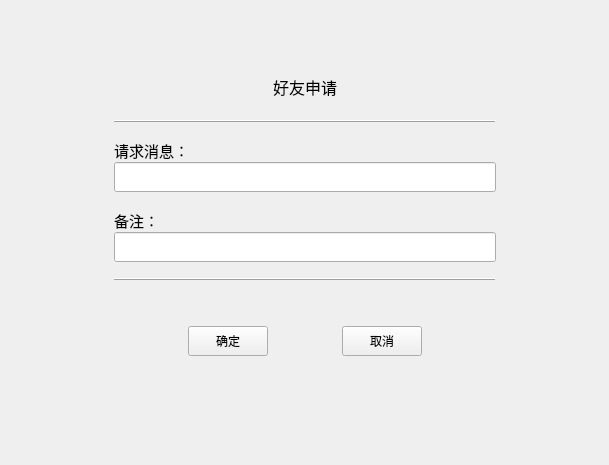
<?xml version="1.0" encoding="UTF-8"?>
<ui version="4.0">
 <class>applyFriendWId</class>
 <widget class="QWidget" name="applyFriendWId">
  <property name="geometry">
   <rect>
    <x>0</x>
    <y>0</y>
    <width>609</width>
    <height>465</height>
   </rect>
  </property>
  <property name="windowTitle">
   <string>Form</string>
  </property>
  <layout class="QHBoxLayout" name="horizontalLayout">
   <item>
    <spacer name="horizontalSpacer">
     <property name="orientation">
      <enum>Qt::Horizontal</enum>
     </property>
     <property name="sizeHint" stdset="0">
      <size>
       <width>87</width>
       <height>20</height>
      </size>
     </property>
    </spacer>
   </item>
   <item>
    <widget class="QWidget" name="widget" native="true">
     <property name="minimumSize">
      <size>
       <width>400</width>
       <height>0</height>
      </size>
     </property>
     <property name="maximumSize">
      <size>
       <width>400</width>
       <height>16777215</height>
      </size>
     </property>
     <property name="layoutDirection">
      <enum>Qt::LeftToRight</enum>
     </property>
     <layout class="QVBoxLayout" name="verticalLayout">
      <property name="leftMargin">
       <number>0</number>
      </property>
      <property name="topMargin">
       <number>0</number>
      </property>
      <property name="rightMargin">
       <number>0</number>
      </property>
      <property name="bottomMargin">
       <number>0</number>
      </property>
      <item>
       <spacer name="verticalSpacer">
        <property name="orientation">
         <enum>Qt::Vertical</enum>
        </property>
        <property name="sizeHint" stdset="0">
         <size>
          <width>20</width>
          <height>29</height>
         </size>
        </property>
       </spacer>
      </item>
      <item>
       <widget class="QWidget" name="widget_2" native="true">
        <property name="minimumSize">
         <size>
          <width>400</width>
          <height>360</height>
         </size>
        </property>
        <property name="maximumSize">
         <size>
          <width>400</width>
          <height>360</height>
         </size>
        </property>
        <property name="styleSheet">
         <string notr="true"/>
        </property>
        <layout class="QVBoxLayout" name="verticalLayout_4" stretch="5,1,5,5,1,8">
         <property name="spacing">
          <number>0</number>
         </property>
         <property name="topMargin">
          <number>0</number>
         </property>
         <property name="bottomMargin">
          <number>40</number>
         </property>
         <item>
          <layout class="QHBoxLayout" name="horizontalLayout_2">
           <item>
            <spacer name="horizontalSpacer_3">
             <property name="orientation">
              <enum>Qt::Horizontal</enum>
             </property>
             <property name="sizeHint" stdset="0">
              <size>
               <width>40</width>
               <height>20</height>
              </size>
             </property>
            </spacer>
           </item>
           <item>
            <widget class="QLabel" name="label_3">
             <property name="minimumSize">
              <size>
               <width>0</width>
               <height>35</height>
              </size>
             </property>
             <property name="maximumSize">
              <size>
               <width>16777215</width>
               <height>35</height>
              </size>
             </property>
             <property name="font">
              <font>
               <family>宋体</family>
               <pointsize>12</pointsize>
              </font>
             </property>
             <property name="text">
              <string>好友申请</string>
             </property>
            </widget>
           </item>
           <item>
            <spacer name="horizontalSpacer_4">
             <property name="orientation">
              <enum>Qt::Horizontal</enum>
             </property>
             <property name="sizeHint" stdset="0">
              <size>
               <width>40</width>
               <height>20</height>
              </size>
             </property>
            </spacer>
           </item>
          </layout>
         </item>
         <item>
          <widget class="QFrame" name="frame">
           <property name="minimumSize">
            <size>
             <width>0</width>
             <height>2</height>
            </size>
           </property>
           <property name="maximumSize">
            <size>
             <width>16777215</width>
             <height>2</height>
            </size>
           </property>
           <property name="frameShape">
            <enum>QFrame::HLine</enum>
           </property>
           <property name="frameShadow">
            <enum>QFrame::Raised</enum>
           </property>
          </widget>
         </item>
         <item>
          <layout class="QVBoxLayout" name="verticalLayout_2">
           <property name="spacing">
            <number>0</number>
           </property>
           <item>
            <widget class="QLabel" name="label">
             <property name="minimumSize">
              <size>
               <width>0</width>
               <height>24</height>
              </size>
             </property>
             <property name="maximumSize">
              <size>
               <width>16777215</width>
               <height>24</height>
              </size>
             </property>
             <property name="font">
              <font>
               <family>宋体</family>
               <pointsize>11</pointsize>
              </font>
             </property>
             <property name="text">
              <string>请求消息：</string>
             </property>
            </widget>
           </item>
           <item>
            <widget class="QLineEdit" name="requestline">
             <property name="minimumSize">
              <size>
               <width>0</width>
               <height>30</height>
              </size>
             </property>
             <property name="maximumSize">
              <size>
               <width>16777215</width>
               <height>30</height>
              </size>
             </property>
             <property name="font">
              <font>
               <family>宋体</family>
               <pointsize>10</pointsize>
              </font>
             </property>
            </widget>
           </item>
          </layout>
         </item>
         <item>
          <layout class="QVBoxLayout" name="verticalLayout_3">
           <property name="spacing">
            <number>0</number>
           </property>
           <item>
            <widget class="QLabel" name="label_2">
             <property name="minimumSize">
              <size>
               <width>0</width>
               <height>24</height>
              </size>
             </property>
             <property name="maximumSize">
              <size>
               <width>16777215</width>
               <height>24</height>
              </size>
             </property>
             <property name="font">
              <font>
               <family>宋体</family>
               <pointsize>11</pointsize>
              </font>
             </property>
             <property name="text">
              <string>备注：</string>
             </property>
            </widget>
           </item>
           <item>
            <widget class="QLineEdit" name="noteline">
             <property name="minimumSize">
              <size>
               <width>0</width>
               <height>30</height>
              </size>
             </property>
             <property name="maximumSize">
              <size>
               <width>16777215</width>
               <height>30</height>
              </size>
             </property>
             <property name="font">
              <font>
               <family>宋体</family>
               <pointsize>10</pointsize>
              </font>
             </property>
            </widget>
           </item>
          </layout>
         </item>
         <item>
          <widget class="QFrame" name="frame_2">
           <property name="minimumSize">
            <size>
             <width>0</width>
             <height>2</height>
            </size>
           </property>
           <property name="maximumSize">
            <size>
             <width>16777215</width>
             <height>2</height>
            </size>
           </property>
           <property name="frameShape">
            <enum>QFrame::HLine</enum>
           </property>
           <property name="frameShadow">
            <enum>QFrame::Raised</enum>
           </property>
          </widget>
         </item>
         <item>
          <layout class="QHBoxLayout" name="horizontalLayout_3">
           <property name="topMargin">
            <number>30</number>
           </property>
           <item>
            <spacer name="horizontalSpacer_6">
             <property name="orientation">
              <enum>Qt::Horizontal</enum>
             </property>
             <property name="sizeHint" stdset="0">
              <size>
               <width>40</width>
               <height>20</height>
              </size>
             </property>
            </spacer>
           </item>
           <item>
            <widget class="QPushButton" name="ok">
             <property name="minimumSize">
              <size>
               <width>0</width>
               <height>30</height>
              </size>
             </property>
             <property name="font">
              <font>
               <family>宋体</family>
              </font>
             </property>
             <property name="text">
              <string>确定</string>
             </property>
            </widget>
           </item>
           <item>
            <spacer name="horizontalSpacer_5">
             <property name="orientation">
              <enum>Qt::Horizontal</enum>
             </property>
             <property name="sizeHint" stdset="0">
              <size>
               <width>40</width>
               <height>20</height>
              </size>
             </property>
            </spacer>
           </item>
           <item>
            <widget class="QPushButton" name="no">
             <property name="minimumSize">
              <size>
               <width>0</width>
               <height>30</height>
              </size>
             </property>
             <property name="font">
              <font>
               <family>宋体</family>
              </font>
             </property>
             <property name="text">
              <string>取消</string>
             </property>
            </widget>
           </item>
           <item>
            <spacer name="horizontalSpacer_7">
             <property name="orientation">
              <enum>Qt::Horizontal</enum>
             </property>
             <property name="sizeHint" stdset="0">
              <size>
               <width>40</width>
               <height>20</height>
              </size>
             </property>
            </spacer>
           </item>
          </layout>
         </item>
        </layout>
       </widget>
      </item>
      <item>
       <spacer name="verticalSpacer_2">
        <property name="orientation">
         <enum>Qt::Vertical</enum>
        </property>
        <property name="sizeHint" stdset="0">
         <size>
          <width>20</width>
          <height>40</height>
         </size>
        </property>
       </spacer>
      </item>
     </layout>
    </widget>
   </item>
   <item>
    <spacer name="horizontalSpacer_2">
     <property name="orientation">
      <enum>Qt::Horizontal</enum>
     </property>
     <property name="sizeHint" stdset="0">
      <size>
       <width>86</width>
       <height>20</height>
      </size>
     </property>
    </spacer>
   </item>
  </layout>
 </widget>
 <resources/>
 <connections/>
</ui>
